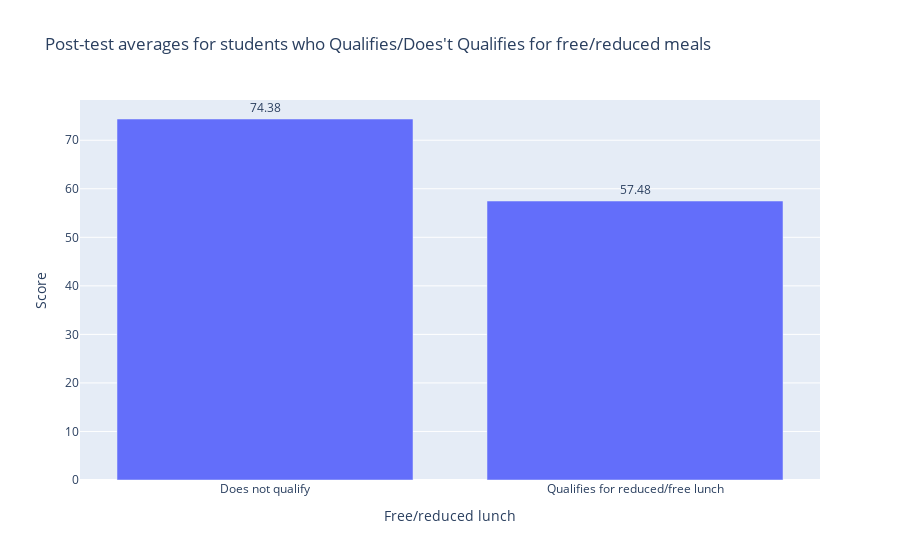

Here is the notebook cell this chart was saved with:
### Code cell
fig = go.Figure( [ go.Bar(x=list(df.groupby('lunch').mean()['posttest'].index), y=df.groupby('lunch').mean()['posttest'], text=np.round(df.groupby('lunch').mean()['posttest'].values, 2), textposition='outside')  ] )
fig.update_layout(
    title_text="Post-test averages for students who Qualifies/Does't Qualifies for free/reduced meals",
    xaxis_title='Free/reduced lunch',
    yaxis_title='Score'
)
fig.show()

### Figure 1 — Plotly figure (JSON) as saved in the notebook; plotly's stock layout.template omitted (floating-point values rounded to 4 significant figures)
{"data": [{"text": [74.38, 57.48], "textposition": "outside", "type": "bar", "x": ["Does not qualify", "Qualifies for reduced/free lunch"], "y": [74.38, 57.48]}], "layout": {"title": {"text": "Post-test averages for students who Qualifies/Does't Qualifies for free/reduced meals"}, "xaxis": {"title": {"text": "Free/reduced lunch"}}, "yaxis": {"title": {"text": "Score"}}}}
